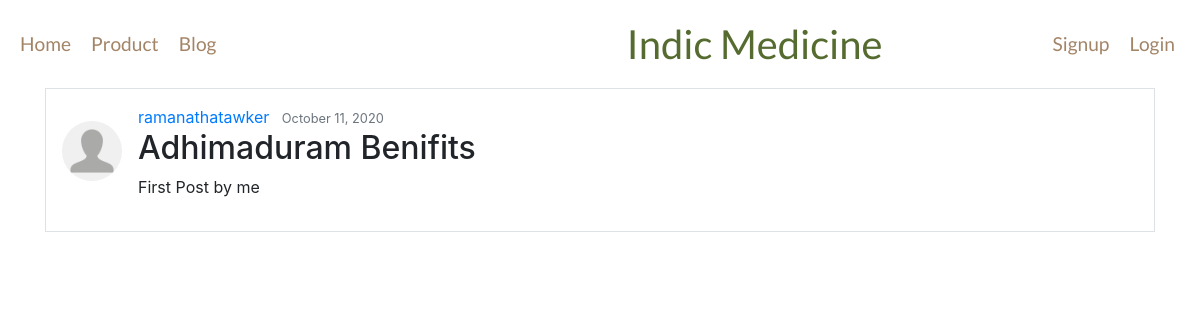
The page /blog/post/1/ on the database as committed earlier.
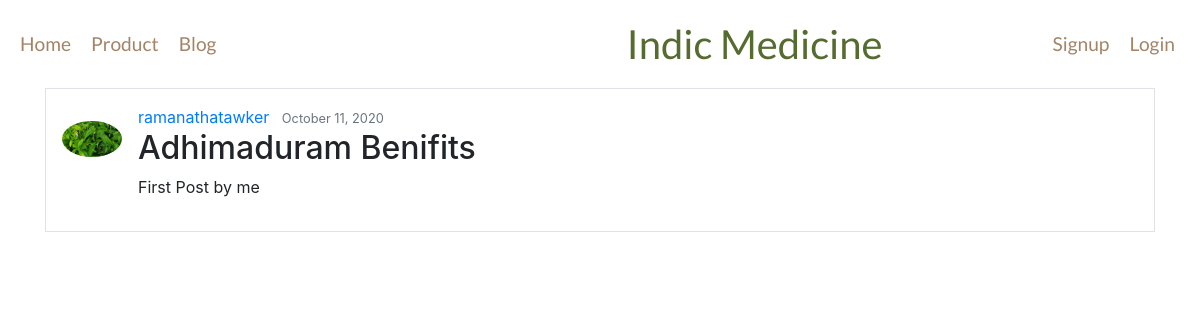
The same page on the database as committed later.
### iwp_proj/models.py (models this page shows, shortened)
class Post(models.Model):
    title = models.CharField(max_length=100)
    content = models.TextField()
    date_posted = models.DateTimeField(default=timezone.now)
    author = models.ForeignKey(User,on_delete=models.CASCADE)

### users/models.py (models this page shows, shortened)
class Profile(models.Model):
    user = models.OneToOneField(User, on_delete=models.CASCADE)
    image = models.ImageField(default='default.jpg', upload_to='profile_pics')

### iwp_proj/views.py (the view)
# urls.py: path('blog/post/<int:pk>/',PostDetailView.as_view(),name='post-detail'),
class PostDetailView(DetailView):
    model = Post

### iwp_proj/templates/iwp_proj/post_detail.html (shortened to what this page needs)
{% extends 'base.html' %} {% load static %} {% block title %} Blog {% endblock title %}
{% block body %}
<br><br><br>
<div class="container" >
<div class="media border p-3">
<article class="media content-section">
    <img class="mr-3 mt-3 rounded-circle" style="width:60px;" src="{{ object.author.profile.image.url }}">
    <div class="media-body">
        <div class="article-metadata">
            <a class="mr-2" href="#">{{object.author}}</a>
            <small class="text-muted">{{object.date_posted|date:"F d, Y"}}</small>
        </div>
        <h2>{{ object.title }}</h2>
        <p class="article-content">{{object.content}}</p>
    </div>
</article>
</div>
</div>
{% endblock body%}

Rows that differ between the two databases and show on the page:
changed through a linked row, Post "Adhimaduram Benifits": author.profile.image: picture added in place of a placeholder
